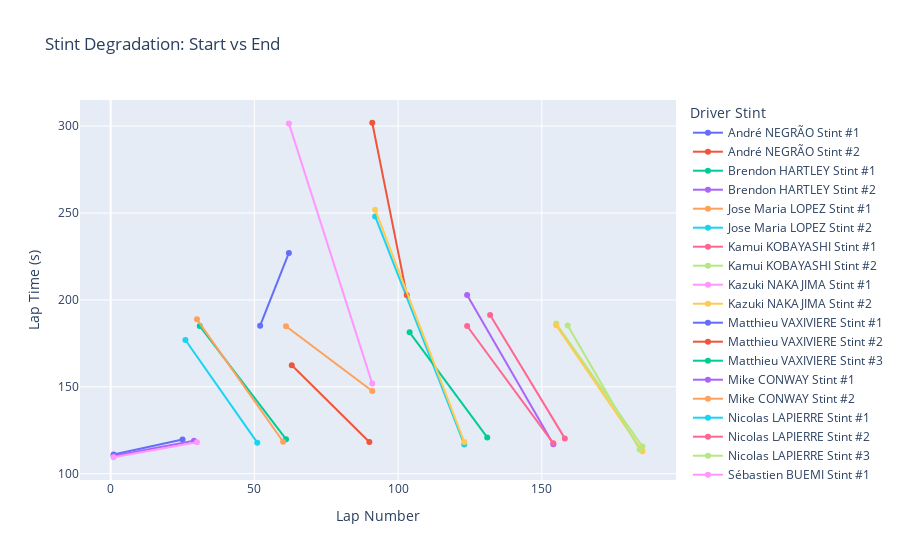

Here is the notebook cell this chart was saved with:
### Code cell
stint_summary = (
    Bahrain_6.groupby(["driver_stint", "team_no"]).agg(
        start_lap=("lap_number", "min"),
        end_lap=("lap_number", "max"),
        start_time=("lap_time_s", "first"),
        end_time=("lap_time_s", "last")
    )
    .reset_index()
)

stint_long = pd.concat(
    [stint_summary[["driver_stint", "team_no", "start_lap", "start_time"]].rename(columns={"start_lap": "lap", "start_time": "lap_time"}),

    stint_summary[["driver_stint", "team_no", "end_lap", "end_time"]].rename(columns={"end_lap": "lap", "end_time": "lap_time"})],
    ignore_index=True
)

fig = px.line(stint_long,
    x="lap",
    y="lap_time",
    color="driver_stint",   
    line_group="team_no", 
    markers=True,
    title="Stint Degradation: Start vs End",
    labels={                  
        "lap": "Lap Number",
        "lap_time": "Lap Time",
        "driver_stint": "Driver Stint",
        "team_no": "Team Number"
    }
)

fig.update_layout(
    xaxis_title="Lap Number",
    yaxis_title="Lap Time (s)"
)

fig.show()

### Figure 1 — Plotly figure (JSON) as saved in the notebook; plotly's stock layout.template omitted (floating-point values rounded to 4 significant figures)
{"data": [{"hovertemplate": "Driver Stint=André NEGRÃO Stint #1<br>Team Number=Alpine Elf Matmut #36<br>Lap Number=%{x}<br>Lap Time=%{y}<extra></extra>", "legendgroup": "André NEGRÃO Stint #1", "line": {"color": "#636efa", "dash": "solid"}, "marker": {"symbol": "circle"}, "mode": "lines+markers", "name": "André NEGRÃO Stint #1", "orientation": "v", "showlegend": true, "type": "scatter", "x": [52, 62], "xaxis": "x", "y": [185.2, 227.0], "yaxis": "y"}, {"hovertemplate": "Driver Stint=André NEGRÃO Stint #2<br>Team Number=Alpine Elf Matmut #36<br>Lap Number=%{x}<br>Lap Time=%{y}<extra></extra>", "legendgroup": "André NEGRÃO Stint #2", "line": {"color": "#EF553B", "dash": "solid"}, "marker": {"symbol": "circle"}, "mode": "lines+markers", "name": "André NEGRÃO Stint #2", "orientation": "v", "showlegend": true, "type": "scatter", "x": [63, 90], "xaxis": "x", "y": [162.4, 118.3], "yaxis": "y"}, {"hovertemplate": "Driver Stint=Brendon HARTLEY Stint #1<br>Team Number=Toyota Gazoo Racing #8<br>Lap Number=%{x}<br>Lap Time=%{y}<extra></extra>", "legendgroup": "Brendon HARTLEY Stint #1", "line": {"color": "#00cc96", "dash": "solid"}, "marker": {"symbol": "circle"}, "mode": "lines+markers", "name": "Brendon HARTLEY Stint #1", "orientation": "v", "showlegend": true, "type": "scatter", "x": [31, 61], "xaxis": "x", "y": [185.0, 119.9], "yaxis": "y"}, {"hovertemplate": "Driver Stint=Brendon HARTLEY Stint #2<br>Team Number=Toyota Gazoo Racing #8<br>Lap Number=%{x}<br>Lap Time=%{y}<extra></extra>", "legendgroup": "Brendon HARTLEY Stint #2", "line": {"color": "#ab63fa", "dash": "solid"}, "marker": {"symbol": "circle"}, "mode": "lines+markers", "name": "Brendon HARTLEY Stint #2", "orientation": "v", "showlegend": true, "type": "scatter", "x": [124, 154], "xaxis": "x", "y": [202.8, 116.9], "yaxis": "y"}, {"hovertemplate": "Driver Stint=Jose Maria LOPEZ Stint #1<br>Team Number=Toyota Gazoo Racing #7<br>Lap Number=%{x}<br>Lap Time=%{y}<extra></extra>", "legendgroup": "Jose Maria LOPEZ Stint #1", "line": {"color": "#FFA15A", "dash": "solid"}, "marker": {"symbol": "circle"}, "mode": "lines+markers", "name": "Jose Maria LOPEZ Stint #1", "orientation": "v", "showlegend": true, "type": "scatter", "x": [61, 91], "xaxis": "x", "y": [184.9, 147.6], "yaxis": "y"}, {"hovertemplate": "Driver Stint=Jose Maria LOPEZ Stint #2<br>Team Number=Toyota Gazoo Racing #7<br>Lap Number=%{x}<br>Lap Time=%{y}<extra></extra>", "legendgroup": "Jose Maria LOPEZ Stint #2", "line": {"color": "#19d3f3", "dash": "solid"}, "marker": {"symbol": "circle"}, "mode": "lines+markers", "name": "Jose Maria LOPEZ Stint #2", "orientation": "v", "showlegend": true, "type": "scatter", "x": [92, 123], "xaxis": "x", "y": [248.0, 116.9], "yaxis": "y"}, {"hovertemplate": "Driver Stint=Kamui KOBAYASHI Stint #1<br>Team Number=Toyota Gazoo Racing #7<br>Lap Number=%{x}<br>Lap Time=%{y}<extra></extra>", "legendgroup": "Kamui KOBAYASHI Stint #1", "line": {"color": "#FF6692", "dash": "solid"}, "marker": {"symbol": "circle"}, "mode": "lines+markers", "name": "Kamui KOBAYASHI Stint #1", "orientation": "v", "showlegend": true, "type": "scatter", "x": [124, 154], "xaxis": "x", "y": [185, 117.5], "yaxis": "y"}, {"hovertemplate": "Driver Stint=Kamui KOBAYASHI Stint #2<br>Team Number=Toyota Gazoo Racing #7<br>Lap Number=%{x}<br>Lap Time=%{y}<extra></extra>", "legendgroup": "Kamui KOBAYASHI Stint #2", "line": {"color": "#B6E880", "dash": "solid"}, "marker": {"symbol": "circle"}, "mode": "lines+markers", "name": "Kamui KOBAYASHI Stint #2", "orientation": "v", "showlegend": true, "type": "scatter", "x": [155, 185], "xaxis": "x", "y": [186.4, 115.7], "yaxis": "y"}, {"hovertemplate": "Driver Stint=Kazuki NAKAJIMA Stint #1<br>Team Number=Toyota Gazoo Racing #8<br>Lap Number=%{x}<br>Lap Time=%{y}<extra></extra>", "legendgroup": "Kazuki NAKAJIMA Stint #1", "line": {"color": "#FF97FF", "dash": "solid"}, "marker": {"symbol": "circle"}, "mode": "lines+markers", "name": "Kazuki NAKAJIMA Stint #1", "orientation": "v", "showlegend": true, "type": "scatter", "x": [62, 91], "xaxis": "x", "y": [301.5, 151.9], "yaxis": "y"}, {"hovertemplate": "Driver Stint=Kazuki NAKAJIMA Stint #2<br>Team Number=Toyota Gazoo Racing #8<br>Lap Number=%{x}<br>Lap Time=%{y}<extra></extra>", "legendgroup": "Kazuki NAKAJIMA Stint #2", "line": {"color": "#FECB52", "dash": "solid"}, "marker": {"symbol": "circle"}, "mode": "lines+markers", "name": "Kazuki NAKAJIMA Stint #2", "orientation": "v", "showlegend": true, "type": "scatter", "x": [155, 185], "xaxis": "x", "y": [185.4, 113.0], "yaxis": "y"}, {"hovertemplate": "Driver Stint=Matthieu VAXIVIERE Stint #1<br>Team Number=Alpine Elf Matmut #36<br>Lap Number=%{x}<br>Lap Time=%{y}<extra></extra>", "legendgroup": "Matthieu VAXIVIERE Stint #1", "line": {"color": "#636efa", "dash": "solid"}, "marker": {"symbol": "circle"}, "mode": "lines+markers", "name": "Matthieu VAXIVIERE Stint #1", "orientation": "v", "showlegend": true, "type": "scatter", "x": [1, 25], "xaxis": "x", "y": [111.0, 119.6], "yaxis": "y"}, {"hovertemplate": "Driver Stint=Matthieu VAXIVIERE Stint #2<br>Team Number=Alpine Elf Matmut #36<br>Lap Number=%{x}<br>Lap Time=%{y}<extra></extra>", "legendgroup": "Matthieu VAXIVIERE Stint #2", "line": {"color": "#EF553B", "dash": "solid"}, "marker": {"symbol": "circle"}, "mode": "lines+markers", "name": "Matthieu VAXIVIERE Stint #2", "orientation": "v", "showlegend": true, "type": "scatter", "x": [91, 103], "xaxis": "x", "y": [301.9, 202.9], "yaxis": "y"}, {"hovertemplate": "Driver Stint=Matthieu VAXIVIERE Stint #3<br>Team Number=Alpine Elf Matmut #36<br>Lap Number=%{x}<br>Lap Time=%{y}<extra></extra>", "legendgroup": "Matthieu VAXIVIERE Stint #3", "line": {"color": "#00cc96", "dash": "solid"}, "marker": {"symbol": "circle"}, "mode": "lines+markers", "name": "Matthieu VAXIVIERE Stint #3", "orientation": "v", "showlegend": true, "type": "scatter", "x": [104, 131], "xaxis": "x", "y": [181.3, 120.9], "yaxis": "y"}, {"hovertemplate": "Driver Stint=Mike CONWAY Stint #1<br>Team Number=Toyota Gazoo Racing #7<br>Lap Number=%{x}<br>Lap Time=%{y}<extra></extra>", "legendgroup": "Mike CONWAY Stint #1", "line": {"color": "#ab63fa", "dash": "solid"}, "marker": {"symbol": "circle"}, "mode": "lines+markers", "name": "Mike CONWAY Stint #1", "orientation": "v", "showlegend": true, "type": "scatter", "x": [1, 29], "xaxis": "x", "y": [110.2, 119.0], "yaxis": "y"}, {"hovertemplate": "Driver Stint=Mike CONWAY Stint #2<br>Team Number=Toyota Gazoo Racing #7<br>Lap Number=%{x}<br>Lap Time=%{y}<extra></extra>", "legendgroup": "Mike CONWAY Stint #2", "line": {"color": "#FFA15A", "dash": "solid"}, "marker": {"symbol": "circle"}, "mode": "lines+markers", "name": "Mike CONWAY Stint #2", "orientation": "v", "showlegend": true, "type": "scatter", "x": [30, 60], "xaxis": "x", "y": [188.8, 118.4], "yaxis": "y"}, {"hovertemplate": "Driver Stint=Nicolas LAPIERRE Stint #1<br>Team Number=Alpine Elf Matmut #36<br>Lap Number=%{x}<br>Lap Time=%{y}<extra></extra>", "legendgroup": "Nicolas LAPIERRE Stint #1", "line": {"color": "#19d3f3", "dash": "solid"}, "marker": {"symbol": "circle"}, "mode": "lines+markers", "name": "Nicolas LAPIERRE Stint #1", "orientation": "v", "showlegend": true, "type": "scatter", "x": [26, 51], "xaxis": "x", "y": [177.0, 117.9], "yaxis": "y"}, {"hovertemplate": "Driver Stint=Nicolas LAPIERRE Stint #2<br>Team Number=Alpine Elf Matmut #36<br>Lap Number=%{x}<br>Lap Time=%{y}<extra></extra>", "legendgroup": "Nicolas LAPIERRE Stint #2", "line": {"color": "#FF6692", "dash": "solid"}, "marker": {"symbol": "circle"}, "mode": "lines+markers", "name": "Nicolas LAPIERRE Stint #2", "orientation": "v", "showlegend": true, "type": "scatter", "x": [132, 158], "xaxis": "x", "y": [191.3, 120.3], "yaxis": "y"}, {"hovertemplate": "Driver Stint=Nicolas LAPIERRE Stint #3<br>Team Number=Alpine Elf Matmut #36<br>Lap Number=%{x}<br>Lap Time=%{y}<extra></extra>", "legendgroup": "Nicolas LAPIERRE Stint #3", "line": {"color": "#B6E880", "dash": "solid"}, "marker": {"symbol": "circle"}, "mode": "lines+markers", "name": "Nicolas LAPIERRE Stint #3", "orientation": "v", "showlegend": true, "type": "scatter", "x": [159, 184], "xaxis": "x", "y": [185.2, 114.0], "yaxis": "y"}, {"hovertemplate": "Driver Stint=Sébastien BUEMI Stint #1<br>Team Number=Toyota Gazoo Racing #8<br>Lap Number=%{x}<br>Lap Time=%{y}<extra></extra>", "legendgroup": "Sébastien BUEMI Stint #1", "line": {"color": "#FF97FF", "dash": "solid"}, "marker": {"symbol": "circle"}, "mode": "lines+markers", "name": "Sébastien BUEMI Stint #1", "orientation": "v", "showlegend": true, "type": "scatter", "x": [1, 30], "xaxis": "x", "y": [109.5, 118.2], "yaxis": "y"}, {"hovertemplate": "Driver Stint=Sébastien BUEMI Stint #2<br>Team Number=Toyota Gazoo Racing #8<br>Lap Number=%{x}<br>Lap Time=%{y}<extra></extra>", "legendgroup": "Sébastien BUEMI Stint #2", "line": {"color": "#FECB52", "dash": "solid"}, "marker": {"symbol": "circle"}, "mode": "lines+markers", "name": "Sébastien BUEMI Stint #2", "orientation": "v", "showlegend": true, "type": "scatter", "x": [92, 123], "xaxis": "x", "y": [251.9, 118.3], "yaxis": "y"}], "layout": {"legend": {"title": {"text": "Driver Stint"}, "tracegroupgap": 0}, "title": {"text": "Stint Degradation: Start vs End"}, "xaxis": {"anchor": "y", "domain": [0, 1], "title": {"text": "Lap Number"}}, "yaxis": {"anchor": "x", "domain": [0, 1], "title": {"text": "Lap Time (s)"}}}}
